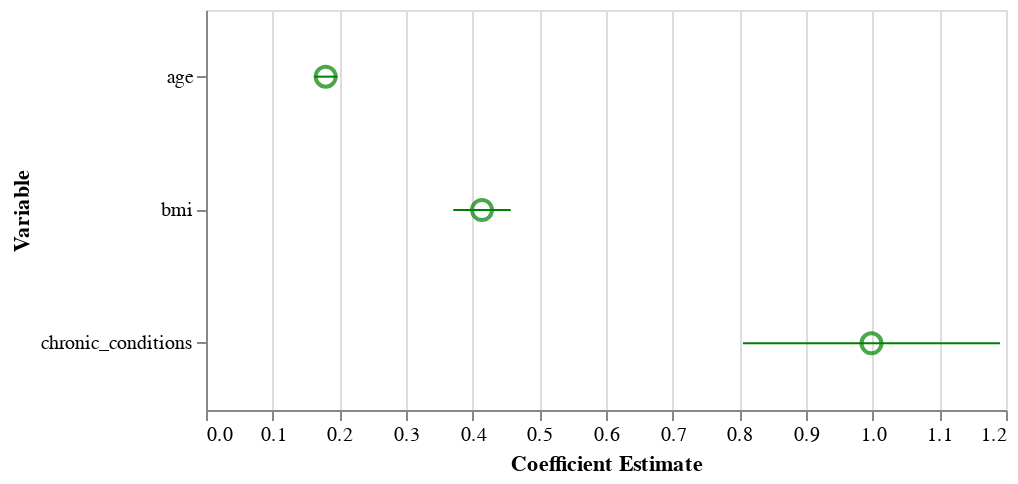

This figure's notebook cell:
### Code cell
# Visualize coefficient estimates with confidence intervals
coef_plot_data = coef_summary.reset_index()
coef_plot_data = coef_plot_data[coef_plot_data['index'] != 'Intercept']  # Exclude intercept for scale

coef_chart = alt.Chart(coef_plot_data).mark_point(size=100).encode(
    x=alt.X('coefficient:Q', title='Coefficient Estimate'),
    y=alt.Y('index:N', title='Variable', sort='-x'),
    color=alt.condition(
        alt.datum.p_value < 0.05,
        alt.value('green'),
        alt.value('red')
    )
).properties(
    width=400,
    height=200
)

# Add confidence intervals as error bars
error_bars = alt.Chart(coef_plot_data).mark_rule().encode(
    x=alt.X('conf_int_lower:Q', title='Coefficient Estimate'),
    x2='conf_int_upper:Q',
    y='index:N',
    color=alt.condition(
        alt.datum.p_value < 0.05,
        alt.value('green'),
        alt.value('red')
    )
)

(coef_chart + error_bars).resolve_scale(y='shared')

### Figure 1 — Vega-Lite specification as saved in the notebook (floating-point values rounded to 4 significant figures)
{"config": {"view": {"continuousWidth": 300, "continuousHeight": 300}}, "layer": [{"mark": {"type": "point", "size": 100}, "encoding": {"color": {"condition": {"test": "(datum.p_value < 0.05)", "value": "green"}, "value": "red"}, "x": {"field": "coefficient", "title": "Coefficient Estimate", "type": "quantitative"}, "y": {"field": "index", "sort": "-x", "title": "Variable", "type": "nominal"}}}, {"mark": {"type": "rule"}, "encoding": {"color": {"condition": {"test": "(datum.p_value < 0.05)", "value": "green"}, "value": "red"}, "x": {"field": "conf_int_lower", "title": "Coefficient Estimate", "type": "quantitative"}, "x2": {"field": "conf_int_upper"}, "y": {"field": "index", "type": "nominal"}}}], "data": {"name": "data-a6289c730ce77f31ac1f61ba90b68f30"}, "height": 200, "resolve": {"scale": {"y": "shared"}}, "width": 400, "$schema": "https://vega.github.io/schema/vega-lite/v6.1.0.json", "datasets": {"data-a6289c730ce77f31ac1f61ba90b68f30": [{"index": "age", "coefficient": 0.1795, "std_err": 0.008936, "p_value": 6.548e-82, "conf_int_lower": 0.162, "conf_int_upper": 0.197, "significant": true}, {"index": "bmi", "coefficient": 0.414, "std_err": 0.02197, "p_value": 5.054e-73, "conf_int_lower": 0.3709, "conf_int_upper": 0.4571, "significant": true}, {"index": "chronic_conditions", "coefficient": 0.9982, "std_err": 0.09833, "p_value": 1.211e-23, "conf_int_lower": 0.8054, "conf_int_upper": 1.191, "significant": true}]}}
